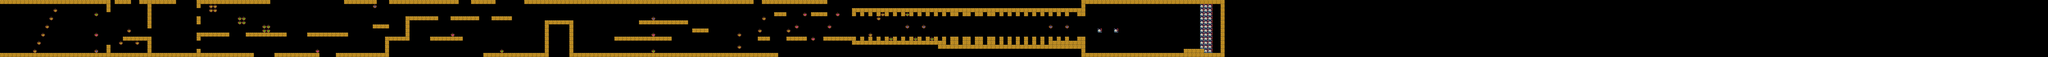

A level layout from a 2D game, rendered from its tile map. Below: a short description, then the map file with tile-grid data replaced by summaries:
An orthogonal 500x14 tile map with 32x32 px tiles, 1 tile layer (Tile Layer 1), 6 tilesets.

<map version="1.0" orientation="orthogonal" renderorder="right-down" width="500" height="14" tilewidth="32" tileheight="32">
 <tileset firstgid="1" name="floor" tilewidth="32" tileheight="32">
  <image source="../images/floor1.png" width="32" height="32" />
 </tileset>
 <tileset firstgid="2" name="powerup1" tilewidth="32" tileheight="32">
  <image source="../images/powerup1.png" width="32" height="32" />
 </tileset>
 <tileset firstgid="3" name="powerup2" tilewidth="32" tileheight="32">
  <image source="../images/powerup2.png" width="32" height="32" />
 </tileset>
 <tileset firstgid="4" name="powerup3" tilewidth="32" tileheight="32">
  <image source="../images/powerup3.png" width="32" height="32" />
 </tileset>
 <tileset firstgid="5" name="powerup4" tilewidth="32" tileheight="32">
  <image source="../images/powerup4.png" width="32" height="32" />
 </tileset>
 <tileset firstgid="6" name="win" tilewidth="32" tileheight="32">
  <image source="../images/winTile.png" width="32" height="32" />
 </tileset>
 <layer name="Tile Layer 1" width="500" height="14">
  <data>[7000 cells, 864 non-empty, 6 distinct tile ids]</data>
 </layer>
</map>
